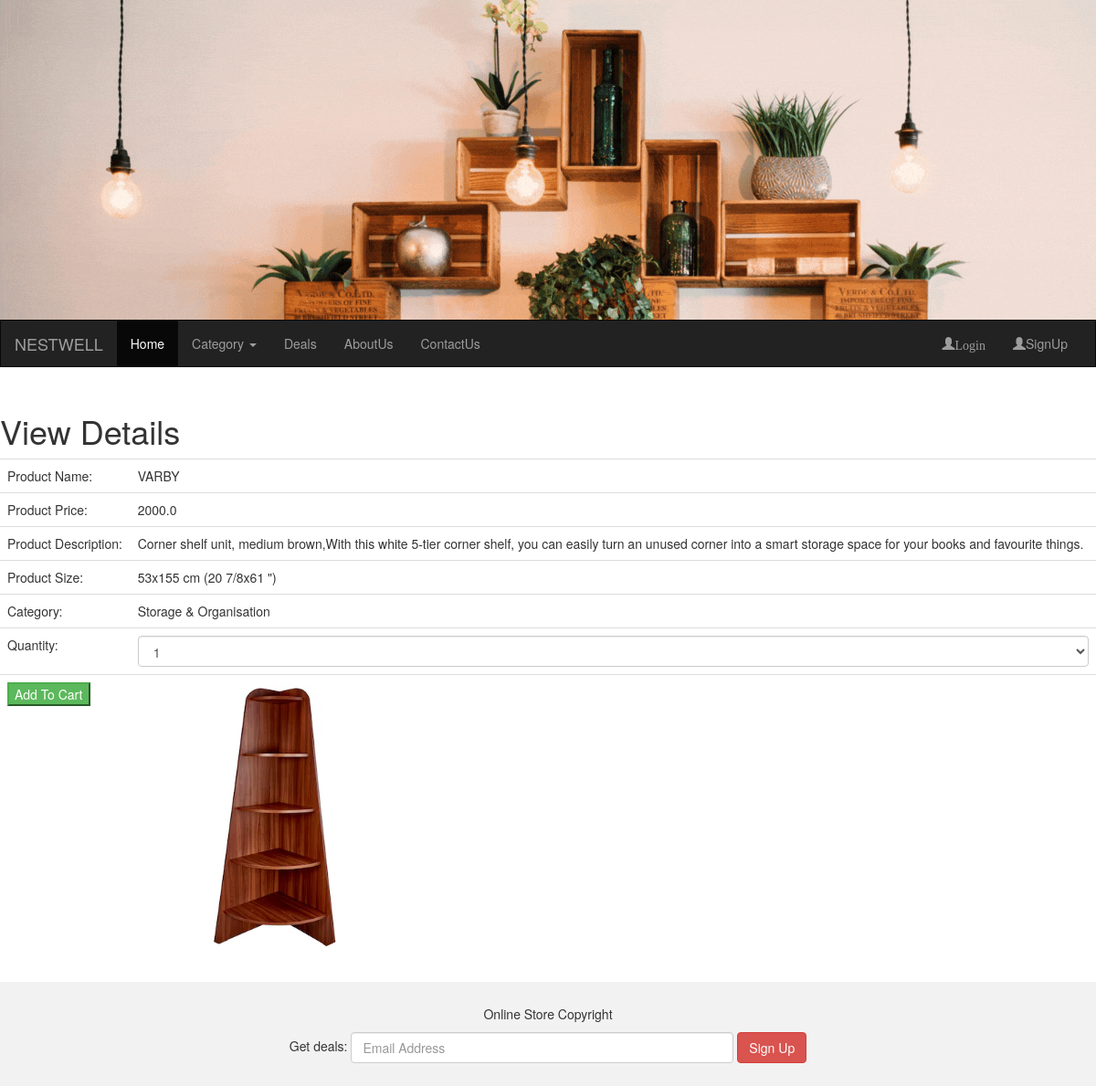
The app's page /ViewDetails/3 with its own data.
### AdminApp/models.py (models this page shows, shortened)
class Product(models.Model):
    product_name = models.CharField(max_length=100)
    price = models.FloatField(default=2000)
    size = models.CharField(max_length=100)
    description = models.CharField(max_length=800)
    image = models.ImageField(upload_to="images",default="abc.jpg")
    category = models.ForeignKey(Category,on_delete=models.CASCADE)
    class Meta:
        db_table = "Product"

class Category(models.Model):
    category_name = models.CharField(max_length=30)
    class Meta:
        db_table = "Category"

### UserApp/views.py (the view)
# urls.py: path('ViewDetails/<id>',views.ViewDetails),
def ViewDetails(request,id):
    cats = Category.objects.all()
    product = Product.objects.get(id=id)
    return render(request,"ViewDetails.html",{"cats":cats, "product": product})

### UserApp/templates/ViewDetails.html (shortened to what this page needs)
{%extends "master.html"%}
{%block "content"%}
<h1>View Details</h1>
<form method="post" action="/addToCart">
<table class="table">
    <tr><td>Product Name:</td>
            <td>
                {{product.product_name}}</td></tr>
    <tr><td>Product Price:</td>
                <td>{{product.price}}</td></tr>
    <tr><td>Product Description:</td>
                    <td>{{product.description}}</td></tr>
    <tr><td>Product Size:</td>
                        <td>{{product.size}}</td></tr>
    <tr><td>Category:</td>
    <td>{{product.category.category_name}}</td></tr>
    <tr><td>Quantity:</td>
    <td><select class="form-control" name="qty">
        <option>1</option>
    </select></td></tr>
    <tr><td><button class="button btn-success" type="submit">Add To Cart</button>
        </td>
    <td><img src="{{product.image.url}}" class="img-circle" style="height:300px;width:300px"/></td></tr>
</table>
</form>
{%endblock%}

### records on screen
Product: product_name "VARBY", price "2000.0", description "Corner shelf unit, medium brown,With this white 5-tier corner shelf, you can easily turn an unused corner into a smart storage space for your books and favourite things.", size "53x155 cm (20 7/8x61 \")", category.category_name "Storage & Organisation", image (picture)
